Frame 1 (no input): blank canvas, image omitted
Frame 60 (no input): blank canvas, image omitted
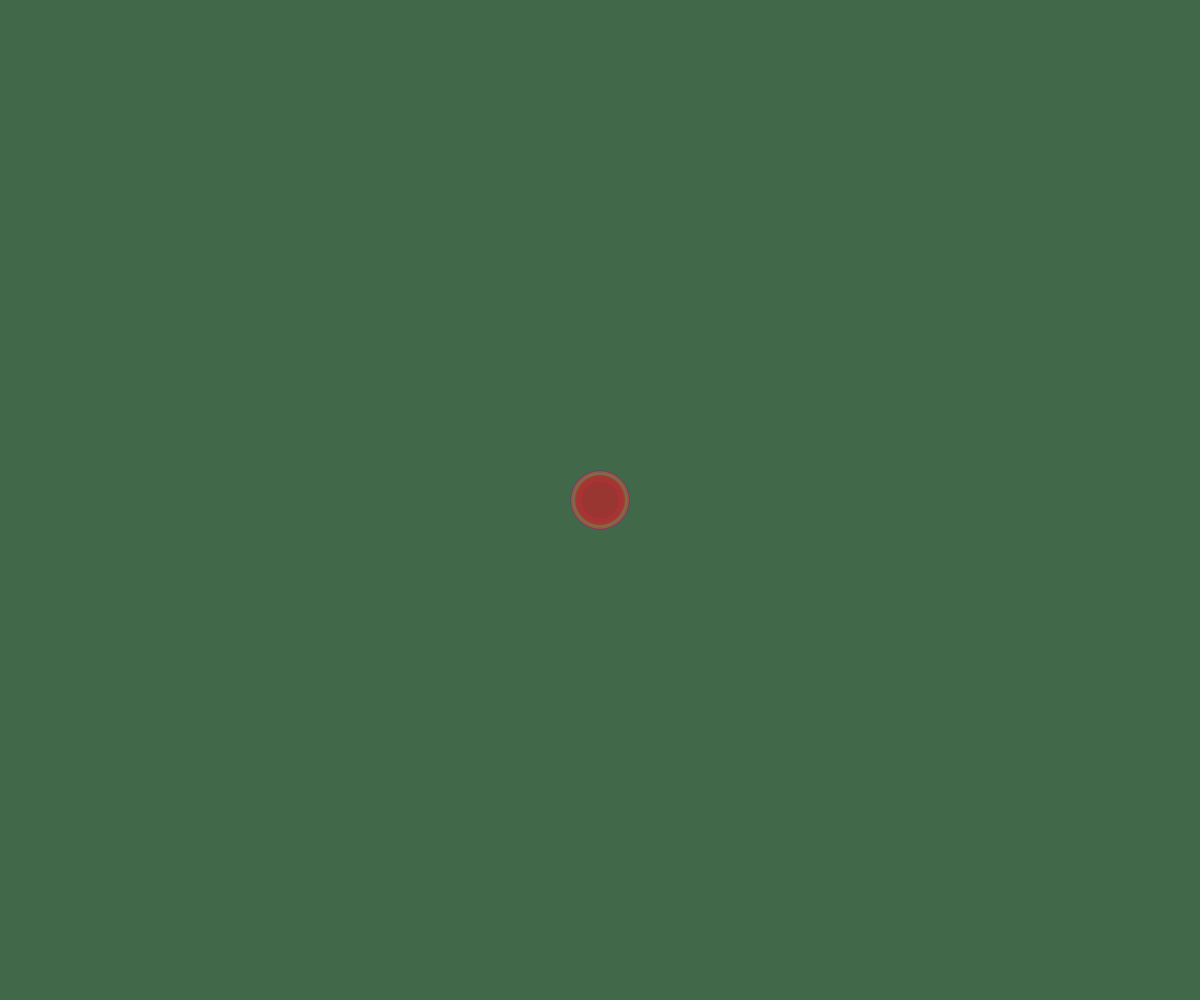
Frame 120 (the mouse pressed at the canvas centre since frame 60)

The p5.js sketch whose frames 1 and 60 were blank and that drew this single picture after the mouse press (run headless with seeded random() and noise() and a simulated clock; from frame 60 on, the mouse is pressed at the canvas centre):

// p5.js sketch
// ── sketch.js
var bR = 0; 
var bG = 0; 
var bB = 0;
let can2;
let nul1 = 0;
//var col = 0;
let bgslide;
let = rMax = 130, gMax = 210, bMax = 145;

//drawlloop------------------------------------
let r, g, b;
let c_diam;
let colour_rMin, colour_rMax;
let c_alpha;
let diam_randomMin;
let diam_randomMax;
//end------------------------------------------

function setup() {
  createCanvas(windowWidth, windowHeight);
  can2 = createGraphics(windowWidth, windowWidth);
  can2.background(0);
  can2.clear();  
  
  ///drawloop-----------------------------------
    colour_rMin = 0;
    colour_rMax = 255;
    c_alpha = 100;
    diam_randomMin = 30
    diam_randomMax = 60
  //end------------------------------------------
}

function draw() {
 bR = map(mouseX, nul1, windowWidth, rMax, nul1);
 bG = map(mouseX, nul1, windowWidth, nul1, gMax);
 bB = map(mouseX, nul1, windowWidth, nul1, bMax);
  //bgslide = map(mouseX, 0, 1366, 0, 255);
  //col = mouseX;
  //col = bgslide;
  background(bR, bG, bB); 

  //drawloop----------------------------------------------------
  r = random(colour_rMin, colour_rMax + 1);
	g = random(colour_rMin, colour_rMax + 1);
	b = random(colour_rMin, colour_rMax + 1);
	c_diam = random(diam_randomMin, diam_randomMax);
  
  can2.noStroke();
	can2.fill(r, g, b, c_alpha);
  if (mouseIsPressed)
	can2.circle(mouseX, mouseY, c_diam);
  //end---------------------------------------------------------- 
  image(can2, 0, 0);
}

// function rightClicked() {
//   can2.clear();
// }
